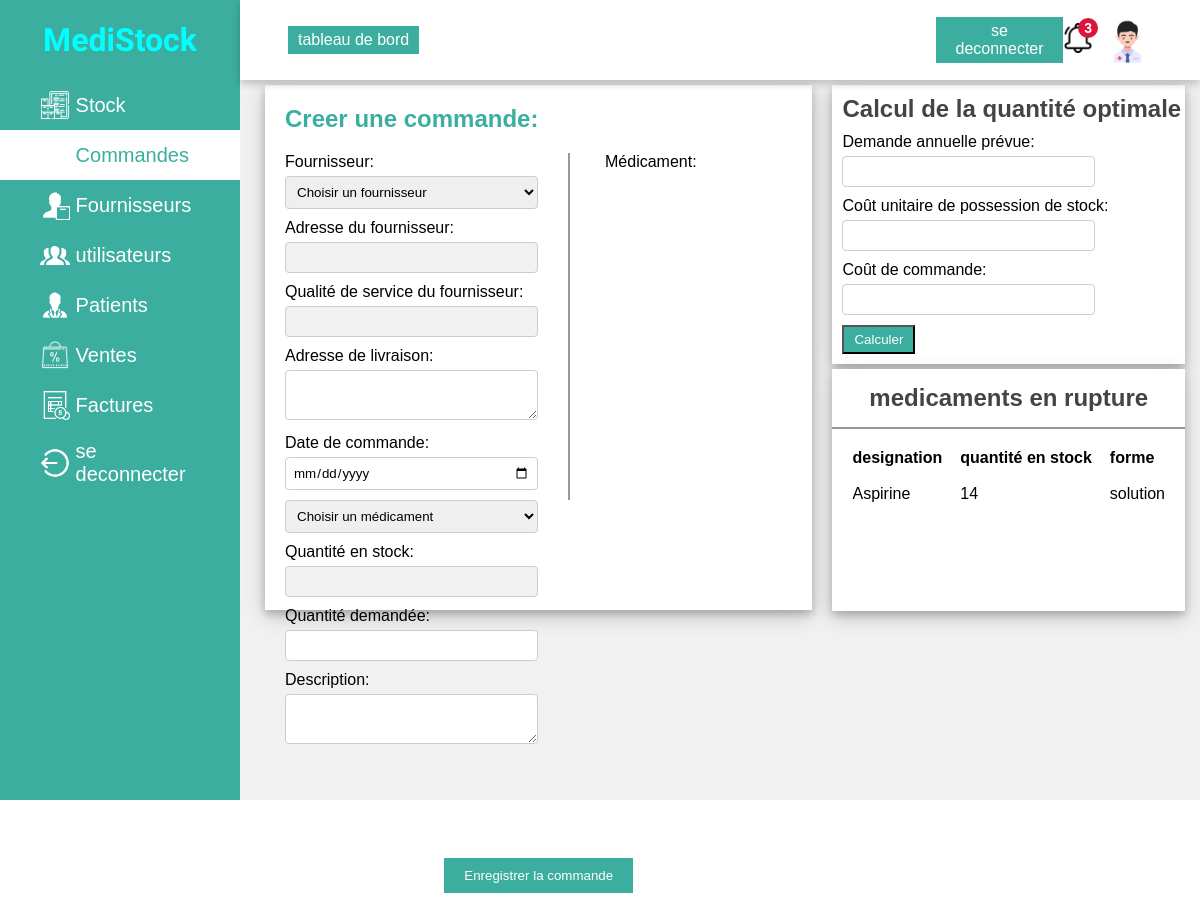
/creer_commande/ (signed in), run on the app's committed database.
### gststock/models.py (models this page shows, shortened)
class medicament(models.Model):
    CodeBarre = models.DecimalField(max_digits=20,decimal_places=5)
    designation = models.CharField(max_length=50)
    categorie = models.CharField(max_length=100)
    forme = models.CharField(max_length=50,null=True,blank=True)
    DCI= models.CharField(max_length=50,null=True,blank=True)
    qte = models.IntegerField(null=True,blank=True)
    dosage = models.IntegerField(null=True,blank=True)
    prix_vente = models.DecimalField(max_digits=20,decimal_places=7,null=True,blank=True)
    stock_min = models.IntegerField(null=True,blank=True)
    prix_achat =models.DecimalField(max_digits=20,decimal_places=7,null=True,blank=True)
    date_permeotion = models.DateField()
    lieu_med = models.TextField(null=True,blank=True)

### gcommande/views.py (the view, shortened to what this page needs)
# urls.py: path('creer_commande/',views.creer_commande, name='creer_commande'),
@login_required
@user_passes_test(is_gerant)
def creer_commande(request):
    frns = fournisseur.objects.all()
    meds = medicament.objects.all()
    medicaments_rupture = medicament.objects.filter(qte__lte=F('stock_min'))
    return render(request, 'gcommande/creer_commande.html', { 'meds': meds,'frns':frns,
                                                             'medicaments_rupture':medicaments_rupture})

### gcommande/views.py (called while the page is built)
def is_gerant(user):
    return user.profile.grade == 'gerant'

### templates/gcommande/creer_commande.html (shortened to what this page needs)
{% load static%}
{% include 'parties/nav.html' %}
{% block content %}
<!DOCTYPE html>
<html lang="fr">
<head>
</head>
<body>
<div class="container">
    <div class="content-2">
     <div class="recent-payments">
      <h2 class="titleform">Creer une commande:</h2>
        <form method="POST">
        <div class="form1">
            <label for="fournisseur">Fournisseur:</label>
            <select name="fournisseur" id="fournisseur"required>
                <option value="">Choisir un fournisseur</option>
            </select>
            <br>
            <label for="id_adresse_fournisseur">Adresse du fournisseur:</label>
            <input type="text" name="adresse_fournisseur" id="id_adresse_fournisseur" readonly required>
            <br>
            <label for="id_qualite_fournisseur">Qualité de service du fournisseur:</label>
            <input type="text" name="qualite_fournisseur" id="id_qualite_fournisseur" readonly required>
            <br>
            <label for="adresse_livraison">Adresse de livraison:</label>
            <textarea name="adresse_livraison" id="adresse_livraison" required></textarea>
            <br>
            <label for="id_date_commande">Date de commande:</label>
            <input  type="date" name="date_commande" id="id_date_commande" required>
            <br>
        </div>
        <div class="form2">
            <label for="medicament">Médicament:</label>
            <select name="medicament" id="medicament"required>
                <option value="">Choisir un médicament</option>
            </select>
            <br>
            <label for="quantite_stock">Quantité en stock:</label>
            <input type="number" name="quantite_stock" id="quantite_stock" readonly required>
            <br>
            <label for="quantite_demandee">Quantité demandée:</label>
            <input type="number" name="quantite_demandee" id="quantite_demandee"required min="1">
            <br>
            <label for="description">Description:</label>
            <textarea name="description" id="description"required></textarea>
            <br>
        </div>
        <div style="
        margin-top: 100px;
        text-align: center;">
            <button type="submit" class="btn">Enregistrer la commande</button>
        </div>
        </form>
     </div>
     <div class="block_2">
        <div class="qte_optimal">
            <h2 style="padding: 10px 0 0 10px;">Calcul de la quantité optimale</h2>
            <form style="padding: 10px;">
                <label for="demande_annuelle">Demande annuelle prévue:</label>
                <input type="number" id="demande_annuelle" required>
                <br>
                <label for="cout_stock">Coût unitaire de possession de stock:</label>
                <input type="number" id="cout_stock" required>
                <br>
                <label for="cout_commande">Coût de commande:</label>
                <input type="number" id="cout_commande" required>
                <br>
                <button class="btn" type="button" onclick="calculerQuantiteOptimale()">Calculer</button>
            </form>
           </div>
     <div class="new-student">
    <div class="title">
        <h2>medicaments en rupture</h2>
    </div>
      <div class="table-container1">
    <table>
        <tr>
            <th>designation</th>
            <th>quantité en stock</th>
            <th>forme</th>
        </tr>
        {% for x in  medicaments_rupture %}
        <tr>
            <td>{{x.designation}} </td>
            <td>{{x.qte}}</td>
            <td>{{x.forme}}</td>
        </tr>
        {% endfor  %}
    </table>
</div>
     </div>
    </div>
    </div>
</div>
</body>
</html>
{% endblock content %}

### templates/parties/nav.html (style rules this page uses)
* { padding: 0; margin: 0; box-sizing: border-box; font-family: 'Poppins',sans-serif; }
body { min-height: 100vh; }
h1,h2 { color: #444; }
.btn { background-color: #3baea0; color: white; padding: 5px 10px; text-align: center; }

### templates/gcommande/creer_commande.html (style rules this page uses)
* { padding: 0; margin: 0; box-sizing: border-box; font-family: 'Poppins',sans-serif; }
body { min-height: 100vh; }
.container { position: absolute; right: 0; width: 80vw; background: #f1f1f1; }
.btn { background-color: #3baea0; color: white; padding: 5px 10px; text-align: center; }
.container .content-2 { min-height: 60vh; display: flex; justify-content: space-around; align-items: flex-start; flex-wrap: wrap; margin-top: 85px; }
.container .content-2 .recent-payments { flex: 5; background: white; min-height: 50vh; margin: 0 15px 0px 25px; box-shadow: 0 4px 8px 0 rgba(0,0,0,0.2),0 6px 20px 0 rgba(0,0,0,0.19); display: flex; flex-direction: column; height: 525px; }
.container .content-2 .new-student { flex: 3; background: white; margin: 0 15px 5px 5px; box-shadow: 0 4px 8px 0 rgba(0,0,0,0.2),0 6px 20px 0 rgba(0,0,0,0.19); display: flex; flex-direction: column; height:242px ; }
.container .content-2 .qte_optimal { background: white; margin: 0 15px 5px 5px; box-shadow: 0 4px 8px 0 rgba(0,0,0,0.2),0 6px 20px 0 rgba(0,0,0,0.19); flex-direction: column; }
.title { display: flex; align-items: center; justify-content: space-around; padding: 15px 10px; border-bottom: 2px solid #999; }
table { padding: 10px; }
th,td { text-align: left; padding: 8px; }
.table-container1 { overflow: auto; }
form { padding: 20px; }
label { display: block; margin-bottom: 5px; font-size: 16px; font-size: medium; }
select, input[type="text"], input[type="number"],input[type="date"], textarea { width: 253px; margin-bottom: 10px; padding: 7px; border: 1px solid #ccc; border-radius: 4px; }
textarea { height: 50px; }
button[type="submit"] { padding: 10px 20px; background-color: #3baea0; color: white; border: none; cursor: pointer; }
#id_adresse_fournisseur, #id_qualite_fournisseur, #quantite_stock { background-color: #f2f2f2; cursor: not-allowed; }
form .form1 { display:inline; float: left; margin-right: 35px; border-right:2px solid #999; padding-right: 30px; }
.titleform { color: #3baea0; padding: 20px 0 0 20px; }
option { font-size: 18px; }

### data on the page
medicament: designation "Aspirine", qte "14", forme "solution"
